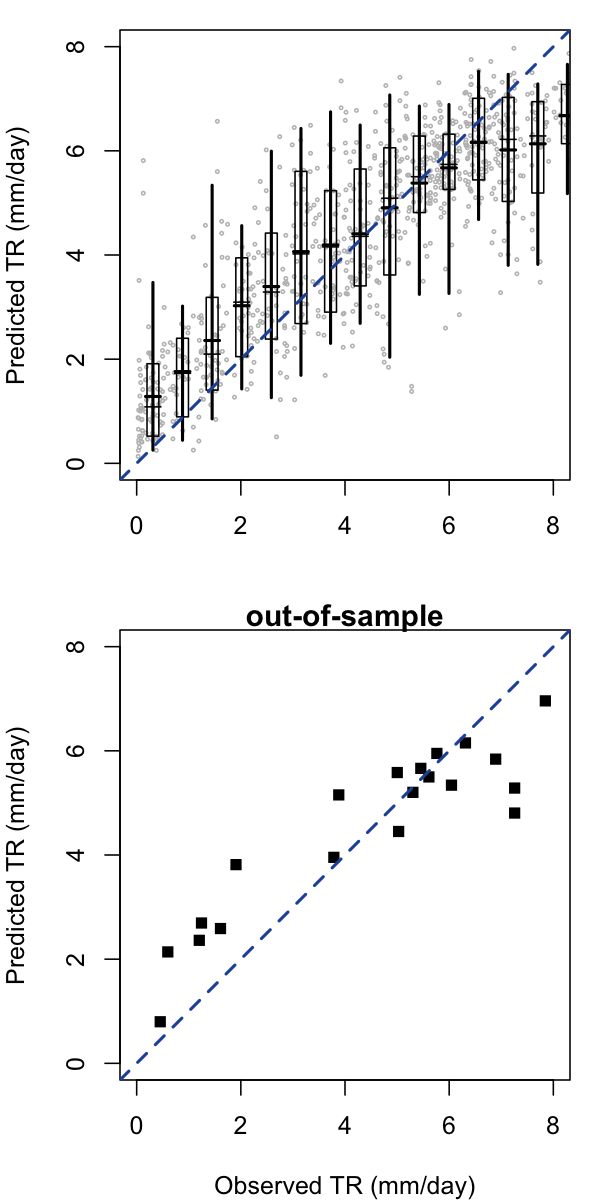

Write R code to recreate this figure.
source('~/Projects/procVisData/dataViz.R')
source('~/Projects/procVisData/colorSet.R')
source('~/Projects/procVisData/colorProc.R')



y <- bothSites$pk$y
yp <- bothSites$pk$yp
t <- list(ydh=bothSites$pk$ydh)
t$y <- floor(t$ydh/100000)
t$d <- floor((t$ydh%%100000)/100)
t$h <- t$ydh%%100
ytime <- t$y+ t$d/(365+(t$y%%4==0)*1) + t$h/(365+(t$y%%4==0)*1)/24

set.seed(1001)
w <- sample(1:length(y), size = 20)

png('figures/transFluxFig.Predict.png', width = 4, height = 8, units = 'in',res = 150)
par(mfrow=c(2,1), mar=c(4,4,1,1))
plotObsPred(y, rowMeans(yp), xlim = c(0,8), ylim=c(0,8), 
            xlab = '',
            ylab = 'Predicted TR (mm/day)')

# colList <- paste0(colList.brownGreen,'99')
# col <- rep(colList[1], length(y))
# col[w] <- colList[5]
# pch <- rep(17, length(y))
# pch[w] <- 19
# points(y, rowMeans(yp), col=col, pch=pch, cex=.8)

abline(0,1, col='#2255aa', lwd=2, lty=2)

plot(y[w], rowMeans(yp)[w], xlim = c(0,8), ylim=c(0,8), pch=15, 
     xlab = 'Observed TR (mm/day)',
     ylab = 'Predicted TR (mm/day)')
abline(0,1, col='#2255aa', lwd=2, lty=2)
title('out-of-sample')
dev.off()



png('figures/transFluxFig.PredictTime.png', width = 8, height = 4, units = 'in',res = 150)
par( mar=c(5,4,2,1))
yp.quant <- apply(yp, 1, quantile, c(0.5, .025, .975, .25,.75))

plot(ytime, y, type='l', lty=2,
     xlim = c(2007.5, 2008.8),
     xlab='Year', ylab = 'Transpiration (mm/day)')
# lines(ytime, yp.quant[2,], col='#888888')
# lines(ytime, yp.quant[3,], col='888888')
polygon(x = c(ytime, rev(ytime)),
        y = c(yp.quant[2,], rev(yp.quant[3,])),
        border = NA,
        col = '#8888aa88')

# polygon(x = c(ytime, rev(ytime)), 
#         y = c(yp.quant[4,], rev(yp.quant[5,])),
#         border = NA,
#         col = '#8888aa88')
lines(ytime, yp.quant[1,], col='#ff000088')
legend('topright', legend = c('Predicted','Observed'), 
       col = c('red', 'black'), lty=c(1,2), bty='n', lwd=3)

dev.off()


RMSE <- rmse(y, yp.quant[1,])

error <- mean(abs(yp.quant[1,]-y))
